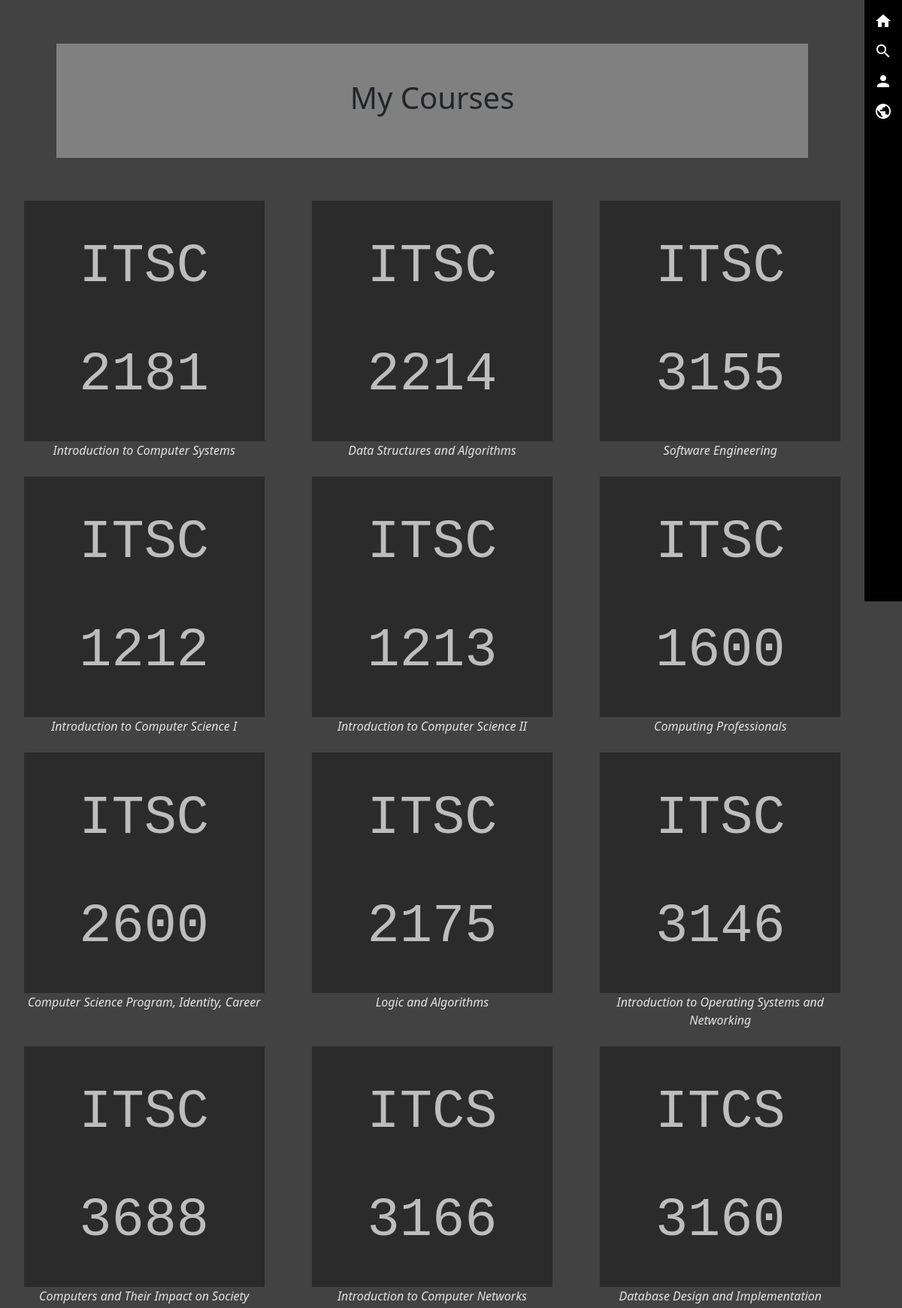
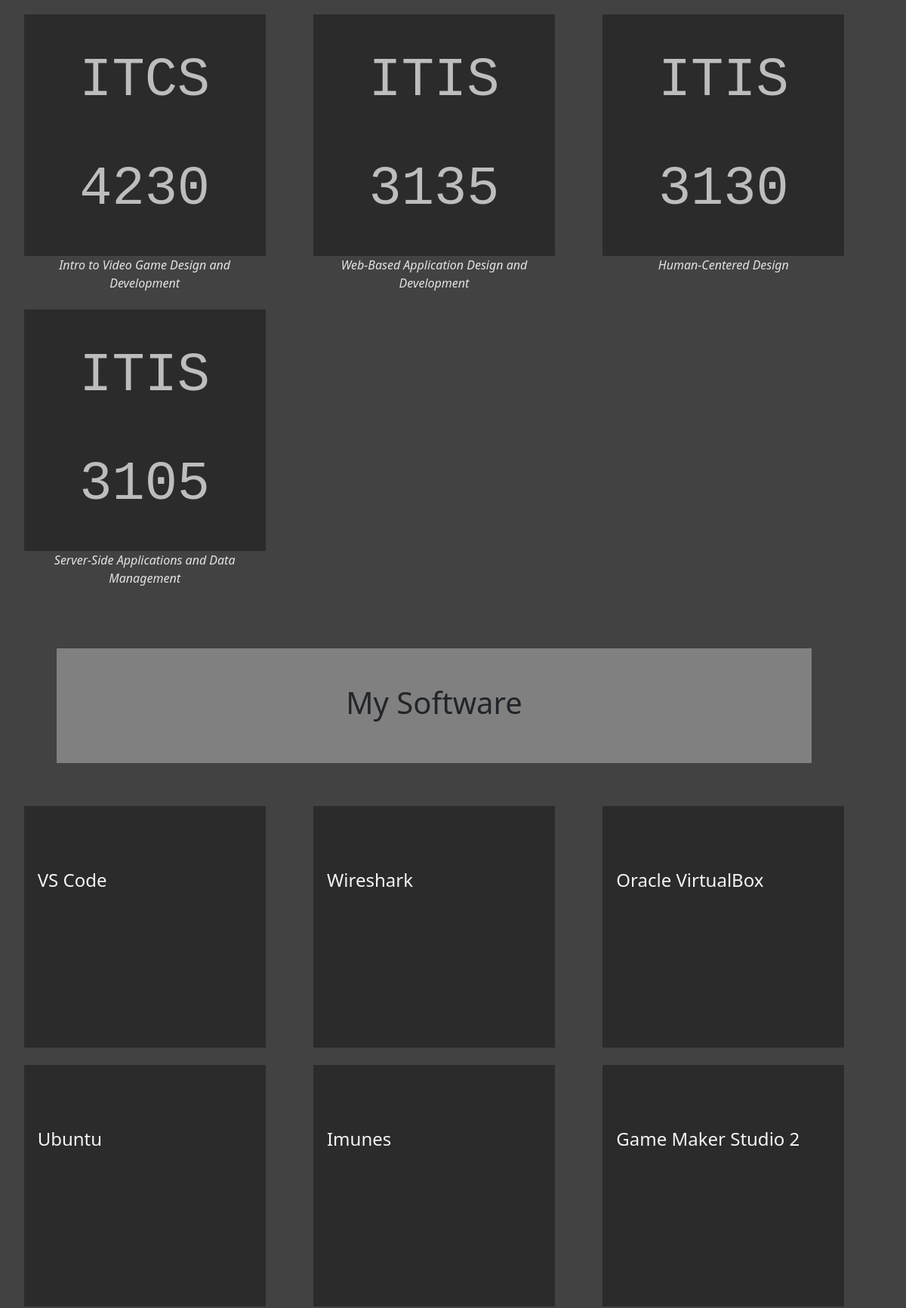
Screenshot of /my_content (upper part) with the database file from the repository (2 pictures, top to bottom).
### app.py (models this page shows, shortened)
class Course(db.Model):
    id = db.Column(db.Integer, primary_key=True, autoincrement=True)
    title = db.Column(db.String(200), unique=True, nullable=False)
    course_code = db.Column(db.String(9), nullable=False)
    credit_hours = db.Column(db.Integer,nullable=False)
    description = db.Column(db.String(1000))
    compatible_language = db.relationship('Language', secondary=CourseLanguage, backref='compatible_course')
    compatible_software = db.relationship('Software', secondary=CourseSoftware, backref='compatible_course')
    course_requires = db.relationship('Course', secondary=CourseRequiresCourse, primaryjoin=(CourseRequiresCourse.c.course_id == id), secondaryjoin=(CourseRequiresCourse.c.required_course_id == id), backref='prerequisite_of')
    user_id = db.Column(db.String, db.ForeignKey(User.id))

### app.py (the view)
@app.route('/my_content', methods=['GET'])
def userContentPage():
    courses = db_access.allCourses()
    languages = db_access.allLanguages()
    softwares = db_access.allSoftwares()
    return render_template('my_content.html', softwares=softwares,languages=languages, courses=courses)

### database_wrapper.py (called while the page is built)
    def allCourses(self, order=None):
        query = self.Course.query
        if order:
            query = query.order_by(order)
        return query.all()

    def allLanguages(self, order=None):
        query = self.Language.query
        if order:
            query = query.order_by(order)
        return query.all()

    def allSoftwares(self, order=None):
        query = self.Software.query
        if order:
            query = query.order_by(order)
        return query.all()

### templates/my_content.html (shortened to what this page needs)
{% extends 'base.html' %}
{% block head %}
<link rel="stylesheet" href="{{ url_for('static', filename='css/explore.css') }}">
{% endblock %}
{% block body %}
<div class="header p-5">
    <h1>My Courses</h1>
</div>
<div class="card-group">
    {% if courses|length > 0  %}
        {% for course in courses %}
        <div class="card-name-combo col-md-4 d-flex justify-content-center">
            <a href="/course/{{ course.id }}">
                <div class="card border-40 rounded-0">
                    <div class="card-body">
                        <div style="width:100%; height:100%;">
                            <div style="text-align:center; width:100%; height: 100%; display:flex; flex-wrap: wrap; justify-content: center; align-items: center;">
                                {% for line in course.course_code.split() %}
                                <h class="icon-text">{{ line }}</h>
                                <br>
                                {% endfor %}
                            </div>
                        </div>
                    </div>
                </div>
                <p class="card-text" style="color: rgb(229, 228, 228); width:20rem; text-align:center; overflow-wrap: break-word;">
                    {{course.title}}
                </p>
            </a>
        </div>
        {% endfor %}
    {% endif %}
</div>
<div class="header p-5">
    <h1>My Software</h1>
</div>
<div class="card-group">
{% if softwares|length > 0  %}
    {% for software in softwares %}
    <div class="card-name-combo col-md-4 d-flex justify-content-center">
        <a href="/software/{{ software.id }}">
            <div class="card border-0 rounded-0">
                <div class="card-body">
                    <p class="card-text">
                        <br><br>
                        <div style="font-size:x-large">
                        <option recVal = "{{ software.id }}"> <br>{{software.name}}</option>
                        </div>
                    </p>
                </div>
            </div>
        </a>
    </div>
    {% endfor %}
{% endif %}
</div>
{% endblock %}

### static/css/main.css (style rules this page uses)
html { --site-background-color: #DDDDDD; background-color: var(--site-background-color); }
body { padding: 0; margin: 0; display: flex; width: 100%; --nav-width: 50px; --nav-link-color: #fff; background-color: inherit !important; --font-code-style: 'Courier New', Courier, monospace; --font-robo-style: 'Fira Mono', 'Courier New', Courier, monospace; }
a { color: inherit; text-decoration: none; }
.card { border: none; color: whitesmoke; background-color: rgb(43, 43, 43) }

### static/css/explore.css (style rules this page uses)
html { background-color: rgb(66,66,66) }
.header { background-color: gray; width : 1000px; height : 100; text-align:center; margin: auto; margin-top: 5%; margin-bottom: 5%; }
.icon-text { font-family: var(--font-code-style); font-weight: 500; font-size: 6cqw; color: rgb(189, 189, 189); line-height: 1; align-items: center; justify-content: center; }
.card-name-combo { margin-bottom: 2%; }
.card-group { margin-bottom: 5%; }
.card { width: 20rem; height: 20rem; }
.card-body { width: 100%; height: 100%; }
.card-text { font-style: italic; align-items: center; }

### rows the page displays
Course: split "ITSC" "2181", title "Introduction to Computer Systems"
Course: split "ITSC" "2214", title "Data Structures and Algorithms"
Course: split "ITSC" "3155", title "Software Engineering"
Course: split "ITSC" "1212", title "Introduction to Computer Science I"
Course: split "ITSC" "1213", title "Introduction to Computer Science II"
Course: split "ITSC" "1600", title "Computing Professionals"
Course: split "ITSC" "2600", title "Computer Science Program, Identity, Career"
Course: split "ITSC" "2175", title "Logic and Algorithms"
Course: split "ITSC" "3146", title "Introduction to Operating Systems and Networking"
Course: split "ITSC" "3688", title "Computers and Their Impact on Society"
Course: split "ITCS" "3166", title "Introduction to Computer Networks"
Course: split "ITCS" "3160", title "Database Design and Implementation"
Course: split "ITCS" "4230", title "Intro to Video Game Design and Development"
Course: split "ITIS" "3135", title "Web-Based Application Design and Development"
Course: split "ITIS" "3130", title "Human-Centered Design"
Course: split "ITIS" "3105", title "Server-Side Applications and Data Management"
